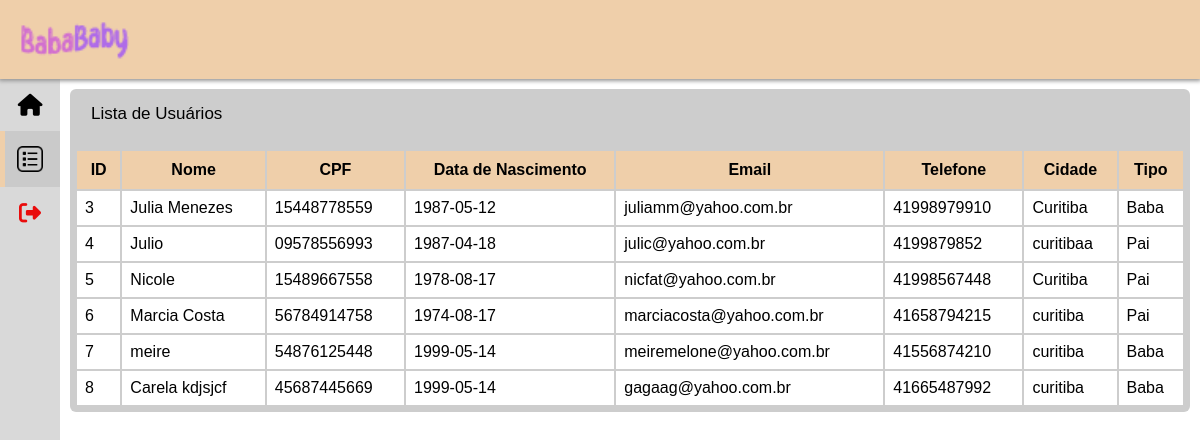
/admin/listaUsuario.php, run on the app's committed database.
### tables this page shows
CREATE TABLE `usuario` (
  `idUsuario` int(11) NOT NULL AUTO_INCREMENT,
  `email` varchar(45) NOT NULL,
  `senha` varchar(255) NOT NULL,
  `cpf` varchar(15) NOT NULL,
  `nome` varchar(45) NOT NULL,
  `sobrenome` varchar(45) NOT NULL,
  `dtaNascimento` date NOT NULL,
  `telefone` varchar(20) NOT NULL,
  `cidade` varchar(20) NOT NULL,
  `endereco` varchar(45) NOT NULL,
  `foto` varchar(300) DEFAULT NULL,
  `adm` tinyint(4) DEFAULT 0,
  PRIMARY KEY (`idUsuario`),
  UNIQUE KEY `cpf_UNIQUE` (`cpf`),
  UNIQUE KEY `email_UNIQUE` (`email`)
);

### admin/componente/listaTodosUsuarios.php (the view)
<?php
require "C:\\xampp\\htdocs\\baba-baby2\conn.php";
$querySQL = "SELECT u.idUsuario, u.nome, u.cpf, u.dtaNascimento, u.email, u.telefone, u.cidade, CASE WHEN b.pk_idUsuario IS NOT NULL AND p.pk_idUsuario IS NOT NULL THEN 'Pai e Baba' WHEN b.pk_idUsuario IS NOT NULL THEN 'Baba' WHEN p.pk_idUsuario IS NOT NULL THEN 'Pai' ELSE 'Nenhum' END AS tipo_usuario FROM usuario u LEFT JOIN baba b ON u.idUsuario = b.pk_idUsuario LEFT JOIN pais p ON u.idUsuario = p.pk_idUsuario;";
$queryPreparada = $pdo->prepare($querySQL);
$queryPreparada->execute();
$queryPreparada->setFetchMode(PDO::FETCH_ASSOC);
$todosUsuarios = $queryPreparada->fetchAll();
?>
<?php foreach ($todosUsuarios as $users): ?>
    <?php
        if ($users["tipo_usuario"] == "Nenhum") {
            continue;
        }
    ?>
    <tr>
        <td class="list-body-content"><?= $users['idUsuario']; ?></td>
        <td class="list-body-content"><?= $users['nome']; ?></td>
        <td class="list-body-content"><?= $users['cpf']; ?></td>
        <td class="list-body-content"><?= $users['dtaNascimento']; ?></td>
        <td class="list-body-content"><?= $users['email']; ?></td>
        <td class="list-body-content"><?= $users['telefone']; ?></td>
        <td class="list-body-content"><?= $users['cidade']; ?></td>
        <td class="list-body-content"><?= $users['tipo_usuario']; ?></td>
    </tr>
<?php endforeach; ?>

### admin/listaUsuario.php (shortened to what this page needs)
<!DOCTYPE html>
<html>
    <head>
        <link rel="stylesheet" href="menuAdmin.css">
        <link rel="stylesheet" href="https://cdnjs.cloudflare.com/ajax/libs/font-awesome/6.5.2/css/all.min.css">
     </head>
    <body>
        <nav class="navbar">
            <div class="navbar-content">
                <img src="../imgIndex/Babababypng.png" alt="Logo BabáBaby" class="logo-img">
            </div>
        </nav>
        <div class="content">
            <div class="sidebar">
                <a href="../menuAdmin.php" class="sidebar-nav"><i class="icon fa-solid
                    fa-house" style="color: #000000;"></i><span>Início</span></a>
                <a href="listaUsuario.php" class="sidebar-nav active"><img src="../imgIndex/lista.png" img weight="27px" img height="26px" class="listaimg"><span>Listar</span></a>
                <a href="../index.php" class="sidebar-nav"><i class="icon fa-solid
                    fa-right-from-bracket" style="color: #e90c0c;"></i><span>Sair</span></a>
            </div>
            <div class="wrapper">
                <div class="row">
                    <div class="top-list">
                        <span class="title-content">Lista de Usuários</span>
                        <div class="top-list-right">
                        </div>
                    </div>
                    <table class="table-list">
                        <thead class="list-head">
                            <tr>
                                <th class="list-head-content">ID</th>
                                <th class="list-head-content">Nome</th>
                                <th class="list-head-content">CPF</th>
                                <th class="list-head-content">Data de Nascimento</th>
                                <th class="list-head-content">Email</th>
                                <th class="list-head-content">Telefone</th>
                                <th class="list-head-content">Cidade</th>
                                <th class="list-head-content">Tipo</th>
                            </tr>
                        </thead>
                        <tbody class="list-body">
                        <?php require "componente/listaTodosUsuarios.php"; ?>
                        </tbody>
                    </table>
                </div>
            </div>
        </div>
    </body>
</html>

### admin/menuAdmin.css (style rules this page uses)
* { margin: 0; padding: 0; box-sizing: border-box; font-family: Arial, Helvetica, sans-serif; }
body { background-color: #ffffff; }
.navbar { background-color: #EFCFAA; display: flex; justify-content: space-between; align-items: center; position: sticky; box-shadow: 0px 1px 4px 1px rgba(150, 150, 150); padding: 5px 15px; top: 0; z-index: 1; }
.navbar .navbar-content { display: flex; align-items: center; }
.logo-img { width: 120px; }
.content { display: flex; }
.content .sidebar { background-color: #d9d9d9; height: calc(100vh - 60px); width: 60px; position: sticky; top: 60px; overflow: auto; box-shadow: 0 1px 4ps 1px black; overflow-y: auto; overflow-x: hidden; transition: 0.3s width ease-in-out; flex-shrink: 0; }
.sidebar .sidebar-nav { text-decoration: none; display: flex; align-items: center; padding: 15px 0; position: relative; cursor: pointer; transition: 0.3s ease; font-size: 16px; }
.sidebar a { color:rgb(0, 0, 0); }
.sidebar .sidebar-nav.active { background-color: #cacaca; color: #696969; }
.sidebar .sidebar-nav.active::before { content: ""; position: absolute; left: 0; top: 0; height: 100%; width: 5px; background-color: #EFCFAA; }
.sidebar-nav .icon { width: 60px; display: flex; align-items: center; justify-content: center; font-size: 22px; flex-shrink: 0; }
.content .wrapper { width: 100%; padding: 10px; background-color: #ffffff; }
.content .row { background-color: #cdcdcd; border-radius: 6px; }
.wrapper .row { display: flex; justify-content: space-between; padding: 5px; flex-wrap: wrap; }
.row .top-list { width: 100%; overflow: hidden; }
.top-list .title-content { float: left; color:#000000 ; padding: 10px 16px; font-size: 17px; }
.top-list .top-list-right { padding: 10px 5px 5px 0; float: right; }
.table-list { margin-top: 15px; width: 100%; }
.table-list .list-head .list-head-content { background-color:#EFCFAA; padding: 10px; }
.table-list .list-body .list-body-content { background-color:#ffffff; padding: 8px; }
.listaimg { margin-left: 17px; margin-right: 17px; }

### data on the page
usuario: idUsuario "3", nome "Julia Menezes", cpf "15448778559", dtaNascimento "1987-05-12", email "juliamm@yahoo.com.br", telefone "41998979910", cidade "Curitiba", tipo_usuario "Baba"
usuario: idUsuario "4", nome "Julio", cpf "09578556993", dtaNascimento "1987-04-18", email "julic@yahoo.com.br", telefone "4199879852", cidade "curitibaa", tipo_usuario "Pai"
usuario: idUsuario "5", nome "Nicole", cpf "15489667558", dtaNascimento "1978-08-17", email "nicfat@yahoo.com.br", telefone "41998567448", cidade "Curitiba", tipo_usuario "Pai"
usuario: idUsuario "6", nome "Marcia Costa", cpf "56784914758", dtaNascimento "1974-08-17", email "marciacosta@yahoo.com.br", telefone "41658794215", cidade "curitiba", tipo_usuario "Pai"
usuario: idUsuario "7", nome "meire", cpf "54876125448", dtaNascimento "1999-05-14", email "meiremelone@yahoo.com.br", telefone "41556874210", cidade "curitiba", tipo_usuario "Baba"
usuario: idUsuario "8", nome "Carela kdjsjcf", cpf "45687445669", dtaNascimento "1999-05-14", email "gagaag@yahoo.com.br", telefone "41665487992", cidade "curitiba", tipo_usuario "Baba"
